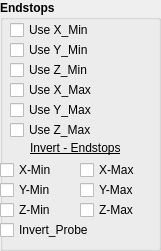
    <widget class="QGroupBox" name="groupBox_3">
     <property name="geometry">
      <rect>
       <x>200</x>
       <y>380</y>
       <width>161</width>
       <height>251</height>
      </rect>
     </property>
     <property name="font">
      <font>
       <pointsize>9</pointsize>
       <weight>75</weight>
       <bold>true</bold>
      </font>
     </property>
     <property name="title">
      <string>Endstops</string>
     </property>
     <widget class="QCheckBox" name="UseXMinPlug">
      <property name="geometry">
       <rect>
        <x>10</x>
        <y>20</y>
        <width>141</width>
        <height>20</height>
       </rect>
      </property>
      <property name="font">
       <font>
        <weight>50</weight>
        <bold>false</bold>
       </font>
      </property>
      <property name="text">
       <string>Use X_Min</string>
      </property>
      <property name="checked">
       <bool>false</bool>
      </property>
     </widget>
     <widget class="QCheckBox" name="UseYMinPlug">
      <property name="geometry">
       <rect>
        <x>10</x>
        <y>40</y>
        <width>141</width>
        <height>20</height>
       </rect>
      </property>
      <property name="font">
       <font>
        <weight>50</weight>
        <bold>false</bold>
       </font>
      </property>
      <property name="text">
       <string>Use Y_Min</string>
      </property>
      <property name="checked">
       <bool>false</bool>
      </property>
     </widget>
     <widget class="QCheckBox" name="UseZMinPlug">
      <property name="geometry">
       <rect>
        <x>10</x>
        <y>60</y>
        <width>141</width>
        <height>20</height>
       </rect>
      </property>
      <property name="font">
       <font>
        <weight>50</weight>
        <bold>false</bold>
       </font>
      </property>
      <property name="text">
       <string>Use Z_Min</string>
      </property>
      <property name="checked">
       <bool>false</bool>
      </property>
     </widget>
     <widget class="QCheckBox" name="UseXMaxPlug">
      <property name="geometry">
       <rect>
        <x>10</x>
        <y>80</y>
        <width>141</width>
        <height>20</height>
       </rect>
      </property>
      <property name="font">
       <font>
        <weight>50</weight>
        <bold>false</bold>
       </font>
      </property>
      <property name="text">
       <string>Use X_Max</string>
      </property>
     </widget>
     <widget class="QCheckBox" name="UseYMaxPlug">
      <property name="geometry">
       <rect>
        <x>10</x>
        <y>100</y>
        <width>141</width>
        <height>20</height>
       </rect>
      </property>
      <property name="font">
       <font>
        <weight>50</weight>
        <bold>false</bold>
       </font>
      </property>
      <property name="text">
       <string>Use Y_Max</string>
      </property>
     </widget>
     <widget class="QCheckBox" name="UseZMaxPlug">
      <property name="geometry">
       <rect>
        <x>10</x>
        <y>120</y>
        <width>141</width>
        <height>20</height>
       </rect>
      </property>
      <property name="font">
       <font>
        <weight>50</weight>
        <bold>false</bold>
       </font>
      </property>
      <property name="text">
       <string>Use Z_Max</string>
      </property>
     </widget>
     <widget class="QCheckBox" name="InvertXMinEndstop">
      <property name="geometry">
       <rect>
        <x>0</x>
        <y>160</y>
        <width>71</width>
        <height>20</height>
       </rect>
      </property>
      <property name="font">
       <font>
        <pointsize>9</pointsize>
        <weight>50</weight>
        <italic>false</italic>
        <bold>false</bold>
       </font>
      </property>
      <property name="toolTip">
       <string>&lt;html&gt;&lt;head/&gt;&lt;body&gt;&lt;p&gt;&lt;span style=&quot; font-size:9pt;&quot;&gt;Mechanical endstop with COM to ground and NC (Normally Closed)&lt;/span&gt;&lt;/p&gt;&lt;p&gt;&lt;span style=&quot; font-size:9pt;&quot;&gt;to Signal uses &amp;quot;false&amp;quot; here (most common setup)&lt;/span&gt;&lt;/p&gt;&lt;p&gt;&lt;span style=&quot; font-size:9pt;&quot;&gt;Default is &amp;quot;true&amp;quot;&lt;/span&gt;&lt;/p&gt;&lt;p&gt;&lt;span style=&quot; font-size:9pt;&quot;&gt;Check this to change to &amp;quot;false&amp;quot;&lt;/span&gt;&lt;/p&gt;&lt;/body&gt;&lt;/html&gt;</string>
      </property>
      <property name="text">
       <string>X-Min</string>
      </property>
     </widget>
     <widget class="QCheckBox" name="InvertYMinEndstop">
      <property name="geometry">
       <rect>
        <x>0</x>
        <y>180</y>
        <width>71</width>
        <height>20</height>
       </rect>
      </property>
      <property name="font">
       <font>
        <pointsize>9</pointsize>
        <weight>50</weight>
        <bold>false</bold>
       </font>
      </property>
      <property name="toolTip">
       <string>&lt;html&gt;&lt;head/&gt;&lt;body&gt;&lt;p&gt;&lt;span style=&quot; font-size:9pt;&quot;&gt;Mechanical endstop with COM to ground and NC (Normally Closed)&lt;/span&gt;&lt;/p&gt;&lt;p&gt;&lt;span style=&quot; font-size:9pt;&quot;&gt;to Signal uses &amp;quot;false&amp;quot; here (most common setup)&lt;/span&gt;&lt;/p&gt;&lt;p&gt;&lt;span style=&quot; font-size:9pt;&quot;&gt;Default is &amp;quot;false&amp;quot;&lt;/span&gt;&lt;/p&gt;&lt;p&gt;&lt;span style=&quot; font-size:9pt;&quot;&gt;Check this to change to &amp;quot;true&amp;quot;&lt;/span&gt;&lt;/p&gt;&lt;/body&gt;&lt;/html&gt;</string>
      </property>
      <property name="text">
       <string>Y-Min</string>
      </property>
     </widget>
     <widget class="QCheckBox" name="InvertZMinEndstop">
      <property name="geometry">
       <rect>
        <x>0</x>
        <y>200</y>
        <width>71</width>
        <height>20</height>
       </rect>
      </property>
      <property name="font">
       <font>
        <pointsize>9</pointsize>
        <weight>50</weight>
        <italic>false</italic>
        <bold>false</bold>
       </font>
      </property>
      <property name="toolTip">
       <string>&lt;html&gt;&lt;head/&gt;&lt;body&gt;&lt;p&gt;&lt;span style=&quot; font-size:9pt;&quot;&gt;Mechanical endstop with COM to ground and NC (Normally Closed)&lt;/span&gt;&lt;/p&gt;&lt;p&gt;&lt;span style=&quot; font-size:9pt;&quot;&gt;to Signal uses &amp;quot;false&amp;quot; here (most common setup)&lt;/span&gt;&lt;/p&gt;&lt;p&gt;&lt;span style=&quot; font-size:9pt;&quot;&gt;Default is &amp;quot;false&amp;quot;&lt;/span&gt;&lt;/p&gt;&lt;p&gt;&lt;span style=&quot; font-size:9pt;&quot;&gt;Check this to change to &amp;quot;true&amp;quot;&lt;/span&gt;&lt;/p&gt;&lt;/body&gt;&lt;/html&gt;</string>
      </property>
      <property name="text">
       <string>Z-Min</string>
      </property>
     </widget>
     <widget class="QCheckBox" name="InvertProbeEndstop">
      <property name="geometry">
       <rect>
        <x>0</x>
        <y>220</y>
        <width>121</width>
        <height>20</height>
       </rect>
      </property>
      <property name="font">
       <font>
        <pointsize>9</pointsize>
        <weight>50</weight>
        <italic>false</italic>
        <bold>false</bold>
       </font>
      </property>
      <property name="toolTip">
       <string>&lt;html&gt;&lt;head/&gt;&lt;body&gt;&lt;p&gt;&lt;span style=&quot; font-size:9pt;&quot;&gt;Mechanical endstop with COM to ground and NC (Normally Closed)&lt;/span&gt;&lt;/p&gt;&lt;p&gt;&lt;span style=&quot; font-size:9pt;&quot;&gt;to Signal uses &amp;quot;false&amp;quot; here (most common setup)&lt;/span&gt;&lt;/p&gt;&lt;p&gt;&lt;span style=&quot; font-size:9pt;&quot;&gt;Default is &amp;quot;false&amp;quot;&lt;/span&gt;&lt;/p&gt;&lt;p&gt;&lt;span style=&quot; font-size:9pt;&quot;&gt;Check this to change to &amp;quot;true&amp;quot;&lt;/span&gt;&lt;/p&gt;&lt;/body&gt;&lt;/html&gt;</string>
      </property>
      <property name="text">
       <string>Invert_Probe</string>
      </property>
     </widget>
     <widget class="QLabel" name="label_97">
      <property name="geometry">
       <rect>
        <x>30</x>
        <y>140</y>
        <width>121</width>
        <height>16</height>
       </rect>
      </property>
      <property name="font">
       <font>
        <pointsize>9</pointsize>
        <weight>50</weight>
        <bold>false</bold>
        <underline>true</underline>
       </font>
      </property>
      <property name="text">
       <string>Invert - Endstops</string>
      </property>
     </widget>
     <widget class="QCheckBox" name="InvertXMaxEndstop">
      <property name="geometry">
       <rect>
        <x>80</x>
        <y>160</y>
        <width>71</width>
        <height>20</height>
       </rect>
      </property>
      <property name="font">
       <font>
        <pointsize>9</pointsize>
        <weight>50</weight>
        <italic>false</italic>
        <bold>false</bold>
       </font>
      </property>
      <property name="toolTip">
       <string>&lt;html&gt;&lt;head/&gt;&lt;body&gt;&lt;p&gt;&lt;span style=&quot; font-size:9pt;&quot;&gt;Mechanical endstop with COM to ground and NC (Normally Closed)&lt;/span&gt;&lt;/p&gt;&lt;p&gt;&lt;span style=&quot; font-size:9pt;&quot;&gt;to Signal uses &amp;quot;false&amp;quot; here (most common setup)&lt;/span&gt;&lt;/p&gt;&lt;p&gt;&lt;span style=&quot; font-size:9pt;&quot;&gt;Default is &amp;quot;false&amp;quot;&lt;/span&gt;&lt;/p&gt;&lt;p&gt;&lt;span style=&quot; font-size:9pt;&quot;&gt;Check this to change to &amp;quot;true&amp;quot;&lt;/span&gt;&lt;/p&gt;&lt;/body&gt;&lt;/html&gt;</string>
      </property>
      <property name="text">
       <string>X-Max</string>
      </property>
     </widget>
     <widget class="QCheckBox" name="InvertYMaxEndstop">
      <property name="geometry">
       <rect>
        <x>80</x>
        <y>180</y>
        <width>71</width>
        <height>20</height>
       </rect>
      </property>
      <property name="font">
       <font>
        <pointsize>9</pointsize>
        <weight>50</weight>
        <bold>false</bold>
       </font>
      </property>
      <property name="toolTip">
       <string>&lt;html&gt;&lt;head/&gt;&lt;body&gt;&lt;p&gt;&lt;span style=&quot; font-size:9pt;&quot;&gt;Mechanical endstop with COM to ground and NC (Normally Closed)&lt;/span&gt;&lt;/p&gt;&lt;p&gt;&lt;span style=&quot; font-size:9pt;&quot;&gt;to Signal uses &amp;quot;false&amp;quot; here (most common setup)&lt;/span&gt;&lt;/p&gt;&lt;p&gt;&lt;span style=&quot; font-size:9pt;&quot;&gt;Default is &amp;quot;false&amp;quot;&lt;/span&gt;&lt;/p&gt;&lt;p&gt;&lt;span style=&quot; font-size:9pt;&quot;&gt;Check this to change to &amp;quot;true&amp;quot;&lt;/span&gt;&lt;/p&gt;&lt;/body&gt;&lt;/html&gt;</string>
      </property>
      <property name="text">
       <string>Y-Max</string>
      </property>
     </widget>
     <widget class="QCheckBox" name="InvertZMaxEndstop">
      <property name="geometry">
       <rect>
        <x>80</x>
        <y>200</y>
        <width>71</width>
        <height>20</height>
       </rect>
      </property>
      <property name="font">
       <font>
        <pointsize>9</pointsize>
        <weight>50</weight>
        <italic>false</italic>
        <bold>false</bold>
       </font>
      </property>
      <property name="toolTip">
       <string>&lt;html&gt;&lt;head/&gt;&lt;body&gt;&lt;p&gt;&lt;span style=&quot; font-size:9pt;&quot;&gt;Mechanical endstop with COM to ground and NC (Normally Closed)&lt;/span&gt;&lt;/p&gt;&lt;p&gt;&lt;span style=&quot; font-size:9pt;&quot;&gt;to Signal uses &amp;quot;false&amp;quot; here (most common setup)&lt;/span&gt;&lt;/p&gt;&lt;p&gt;&lt;span style=&quot; font-size:9pt;&quot;&gt;Default is &amp;quot;false&amp;quot;&lt;/span&gt;&lt;/p&gt;&lt;p&gt;&lt;span style=&quot; font-size:9pt;&quot;&gt;Check this to change to &amp;quot;true&amp;quot;&lt;/span&gt;&lt;/p&gt;&lt;/body&gt;&lt;/html&gt;</string>
      </property>
      <property name="text">
       <string>Z-Max</string>
      </property>
     </widget>
    </widget>
